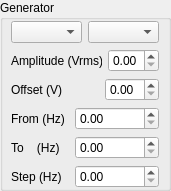
   <widget class="QGroupBox" name="groupBoxGenerator">
    <property name="geometry">
     <rect>
      <x>180</x>
      <y>10</y>
      <width>171</width>
      <height>191</height>
     </rect>
    </property>
    <property name="title">
     <string>Generator</string>
    </property>
    <widget class="QWidget" name="layoutWidget">
     <property name="geometry">
      <rect>
       <x>11</x>
       <y>21</y>
       <width>148</width>
       <height>170</height>
      </rect>
     </property>
     <layout class="QVBoxLayout" name="verticalLayout_4">
      <item>
       <layout class="QHBoxLayout" name="horizontalLayout_16">
        <item>
         <widget class="QComboBox" name="comboBoxModelGenerator"/>
        </item>
        <item>
         <widget class="QComboBox" name="comboBoxSerialPortGenerator"/>
        </item>
       </layout>
      </item>
      <item>
       <layout class="QHBoxLayout" name="horizontalLayout_15">
        <item>
         <widget class="QLabel" name="labelAmplitudeGenerator">
          <property name="text">
           <string>Amplitude (Vrms)</string>
          </property>
         </widget>
        </item>
        <item>
         <widget class="QDoubleSpinBox" name="doubleSpinBoxAmplitudeGenerator">
          <property name="maximum">
           <double>5.000000000000000</double>
          </property>
          <property name="singleStep">
           <double>0.100000000000000</double>
          </property>
         </widget>
        </item>
       </layout>
      </item>
      <item>
       <layout class="QHBoxLayout" name="horizontalLayout_20">
        <item>
         <widget class="QLabel" name="labelOffsetGenerator">
          <property name="text">
           <string>Offset (V)           </string>
          </property>
         </widget>
        </item>
        <item>
         <widget class="QDoubleSpinBox" name="doubleSpinBoxOffsetGenerator">
          <property name="maximum">
           <double>5.000000000000000</double>
          </property>
          <property name="singleStep">
           <double>0.100000000000000</double>
          </property>
         </widget>
        </item>
       </layout>
      </item>
      <item>
       <layout class="QHBoxLayout" name="horizontalLayout_17">
        <item>
         <widget class="QLabel" name="labelFrequencyFromGenerator">
          <property name="text">
           <string>From (Hz)</string>
          </property>
         </widget>
        </item>
        <item>
         <widget class="QDoubleSpinBox" name="doubleSpinBoxFrequencyFromGenerator">
          <property name="maximum">
           <double>2000000.000000000000000</double>
          </property>
         </widget>
        </item>
       </layout>
      </item>
      <item>
       <layout class="QHBoxLayout" name="horizontalLayout_18">
        <item>
         <widget class="QLabel" name="labelFrequencyToGenerator">
          <property name="text">
           <string>To    (Hz)</string>
          </property>
         </widget>
        </item>
        <item>
         <widget class="QDoubleSpinBox" name="doubleSpinBoxFrequencyToGenerator">
          <property name="maximum">
           <double>2000000.000000000000000</double>
          </property>
         </widget>
        </item>
       </layout>
      </item>
      <item>
       <layout class="QHBoxLayout" name="horizontalLayout_19">
        <item>
         <widget class="QLabel" name="labelFrequencyStepGenerator">
          <property name="text">
           <string>Step (Hz)</string>
          </property>
         </widget>
        </item>
        <item>
         <widget class="QDoubleSpinBox" name="doubleSpinBoxFrequencyStepGenerator">
          <property name="maximum">
           <double>2000000.000000000000000</double>
          </property>
         </widget>
        </item>
       </layout>
      </item>
      <item>
       <spacer name="verticalSpacer_4">
        <property name="orientation">
         <enum>Qt::Vertical</enum>
        </property>
        <property name="sizeHint" stdset="0">
         <size>
          <width>20</width>
          <height>40</height>
         </size>
        </property>
       </spacer>
      </item>
     </layout>
    </widget>
   </widget>
